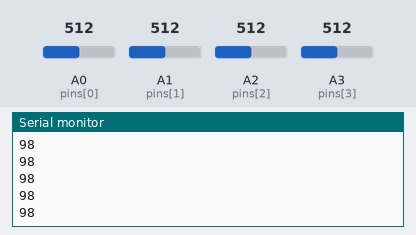
A sketch run on a simulated Arduino Uno, built with avr-gcc and run on an emulated ATmega328P. On the bench: the last lines printed to the serial monitor. The inputs (shaded band) are chosen by the test bench; at power-on: A0 (pins[0]) = 512, A1 (pins[1]) = 512, A2 (pins[2]) = 512, A3 (pins[3]) = 512.

Above: at 1.2 s.
1.3 s: A0 (pins[0]) set to 89
At 1.8 s:
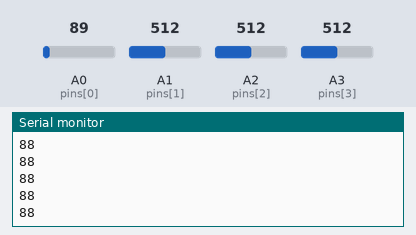
2.8 s: A0 (pins[0]) set to 109
At 3.7 s:
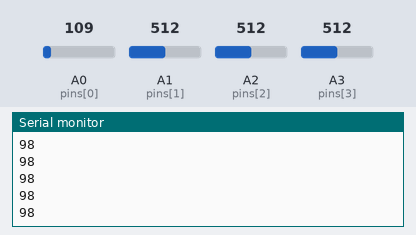
Timing chart, 0 to 5.2 s (numbered marks = the images above; inputs shaded):
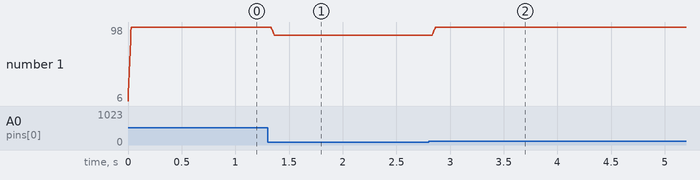

Measured:
- after the input at 1.3 s, the serial monitor: prints a new line at once (image 1)
- plotted number 1: 98 → 88 after the input at 1.3 s

The sketch:

analog_sensor_data.ino
```cpp
#include <math.h>

// These constants won't change. They're used to give names to the pins used:
// Analog input pin that the potentiometer is attached to
int pins[] = { A0, A1, A2, A3, };

#define S1 0
#define S2 1
#define S3 2
#define S4 3

#define wSize 15
#define maxD 99

int windows[4][wSize] = { {}, {}, {}, {} };
int avg[wSize] = { };
int index = 0;

void setup()
{
  Serial.begin(19200);
}

void loop()
{
  if (index == wSize)
  {
    index = 0;
  }
  for (int s = 0; s < 4; s++)
  {
    windows[s][index] = fmin(maxD, analogRead(pins[s]));
    avg[s] = 0;
    for (int n = 0; n < wSize; n++)
    {
      avg[s] += windows[s][n];
    }
    avg[s] /= wSize;
    avg[s] /= 2;
    avg[s] *= 2;
  }
  index++;

  Serial.println(avg[S1]);
  /*Serial.print("   ");
  Serial.print(avg[S2]);
  Serial.print("   ");
  Serial.print(avg[S3]);
  Serial.print("   ");
  Serial.println(avg[S4]);*/
}
```
